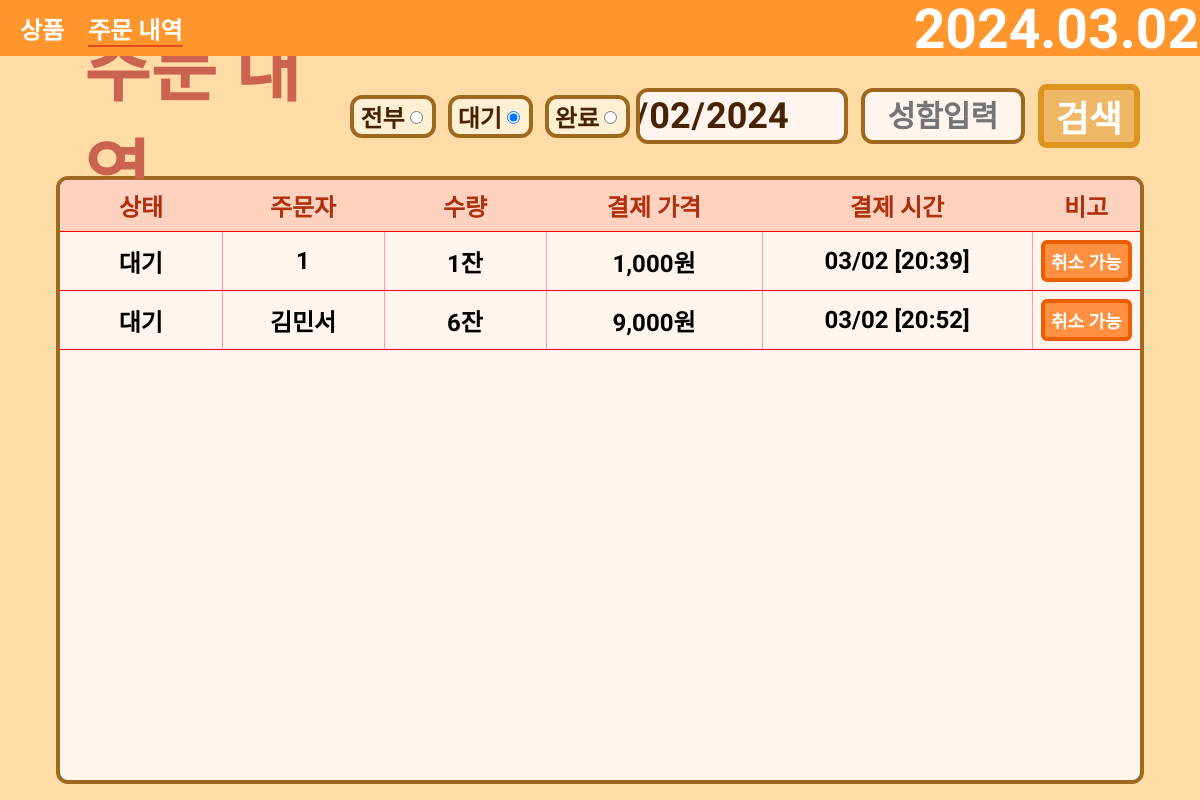
The page /OrderData/ on the database as committed earlier.
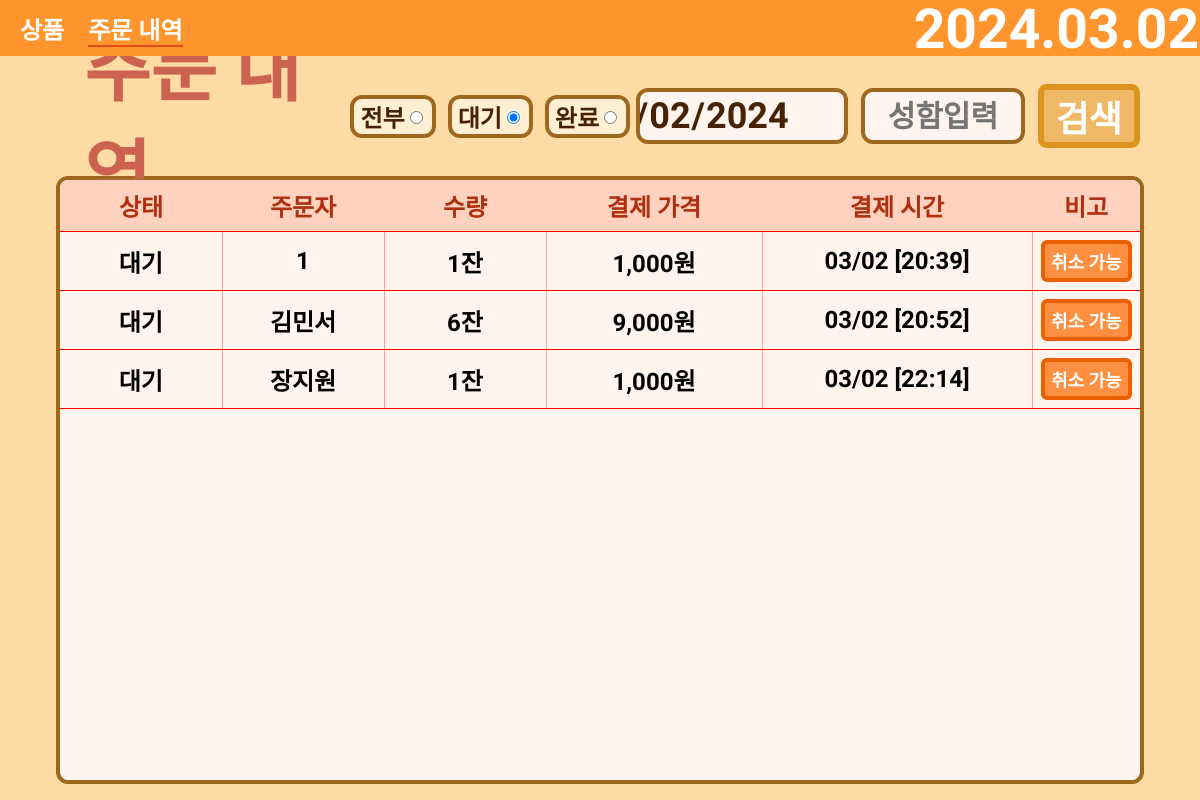
The same page on the database as committed later.
### main/models.py (models this page shows)
class OrderList(models.Model):
    ORDER_STATUS_CHOICES = [
        ('pending', '대기'),
        ('processing', '진행중'),
        ('completed', '완료됨'),
    ]
    order_menu = models.CharField(max_length=255)
    total_price = models.DecimalField(max_digits=10, decimal_places=0, default=0, null=True)
    total_quantity = models.DecimalField(max_digits=10, decimal_places=0, default=0, null=True)
    phone_number = models.CharField(max_length=15, null=True)
    order_name = models.CharField(max_length=255)
    modified_at = models.DateTimeField(auto_now=True)  # 현재 시간으로 기본값 설정
    order_status = models.CharField(max_length=20, choices=ORDER_STATUS_CHOICES, default='pending')

### main/views.py (the view)
# urls.py: path('OrderData/', OrderData.as_view()),
class OrderData(APIView):
    def get(self, request):
        today = timezone.now().date()
        order_list = OrderList.objects.filter(modified_at__date=today)
        context = {
            'today': today,
            'order_list': order_list,
        }
        return render(request, 'main/order_data.html', context)

### templates/main/order_data.html (shortened to what this page needs)
<!DOCTYPE html>
<html lang="en">
<head>
    {% load static %}
    <link rel="stylesheet" type="text/css" href="{% static 'order_data/order_data.css' %}">
</head>
<body>
<div class="app-container">
    <nav class="navbar">
        <div class="logo-section">
            <a class="nav_item" href="/">상품</a>
            <a class="nav_item pick" href="/OrderData">주문 내역</a>
        </div>
        <div class="nav-left">
            <a class="date-time-section" href="/PointExamine">{{ today|date:"Y.m.d" }}</a>
        </div>
    </nav>
</div>
<div class="order-section">
    <div class="order-container">
        <div class="order-header">
            <a class="order-header-left" href="{% url 'download-excel' %}">
                주문 내역
            </a>
            <div class="order-header-right">
                <form class="order-radio">
                    <div class="order-status">
                        <label for="전부">전부</label>
                        <input type="radio" id="전부" name="status" value="">
                    </div>
                    <div class="order-status">
                        <label for="대기">대기</label>
                        <input type="radio" id="대기" name="status" value="대기" checked>
                    </div>
                    <div class="order-status">
                        <label for="완료">완료</label>
                        <input type="radio" id="완료" name="status" value="완료">
                    </div>
                </form>
                <div class="order-input">
                    <input type="date" id="dateInput" class="order-input-select" onclick="OrderDataSearch()">
                    <input type="text" id="nameInput" class="order-input-select name" placeholder="성함입력"
                           onclick="OrderDataSearch()">
                    <div class="order-search" onclick="OrderDataSearch()">검색</div>
                </div>
            </div>
        </div>
        <div class="order-body">
            <table>
                <thead>
                <tr>
                    <th class="order-status-column">상태</th>
                    <th class="order-name-column">주문자</th>
                    <th class="total-quantity-column">수량</th>
                    <th class="total-price-column">결제 가격</th>
                    <th class="modified-at-column">결제 시간</th>
                    <th class="order-etc">비고</th>
                </tr>
                </thead>
                <tbody id="order-data-table">
                {% for data in order_list %}
                <tr>
                    <td class="order-status-column">{{ data.order_status }}</td>
                    <td class="order-name-column">{{ data.order_name }}</td>
                    <td class="total-quantity-column">{{ data.total_quantity }}잔</td>
                    {% load humanize %}
                    <td class="total-price-column">{{ data.total_price|intcomma }}원</td>
                    <td class="modified-at-column">{{ data.modified_at|date:"m/d [H:i]" }}</td>
                    {% if data.order_status == '대기' %}
                    <td class="order-etc">
                        <div class="delete" onclick="order_delete(this)">취소 가능</div>
                    </td>
                    {% else %}
                    <td class="order-etc">
                        <div class="complete">취소 불가</div>
                    </td>
                    {% endif %}
                </tr>
                {% endfor %}
                </tbody>
            </table>
        </div>
    </div>
</div>
</body>
</html>

### static/order_data/order_data.css (style rules this page uses)
:root { --font-googleTitan_One: 'Titan_One', cursive; --font-googleNanum_Pen_Script: 'Nanum_Pen_Script', cursive; --font-googleSingle_Day: 'Single_Day', cursive; --font-googleGamja_Flower: 'Gamja_Flower', cursive; --font-googleDongle-Bold: 'Dongle-Bold', cursive; --font-googleDongle-Light: 'Dongle-Bold', cursive; --font-googleDongle-Regular: 'Dongle-Bold', cursive; }
.navbar { display: flex; justify-content: space-between; align-items: center; height: 7vh; background-color: #ff962d; position: fixed; top: 0; left: 0; right: 0; z-index: 1; }
.nav_item { margin-left: 20px; font-size: 1.5rem; font-weight: bold; color: #ffffff; text-decoration: none; }
.pick { padding-bottom: 0.2vh; border-bottom: 0.2vw solid #e34a1c; }
.nav-left { display: flex; flex-direction: row; justify-content: center; align-items: center; }
.date-time-section { font-size: 2.3vw; font-weight: bold; color: white; margin-right: 6vw; font-family: 'Dongle', sans-serif; scale: 2; text-decoration: none; }
.date-time-section { display: flex; flex-direction: row; align-items: flex-end; }
.order-section { display: flex; flex-direction: column; justify-content: space-between; align-items: center; position: fixed; width: 100%; height: 100%; top: 0; right: 0; background-color: #ffdba5; }
.order-container { position: absolute; top: 7vh; display: flex; flex-direction: column; justify-content: start; align-items: center; width: 90vw; height: 100%; }
.order-header { ; display: flex; flex-direction: row; justify-content: space-between; align-items: center; width: 100%; font-weight: bold; color: #ffffff; margin: 0.5rem 0; }
.order-header-left { color: #cc6351; width: 10vw; font-size: 3vw; font-family: 'Dongle', sans-serif; scale: 2; margin-left: 7vw; text-decoration: none !important; }
.order-header-right { display: flex; flex-direction: row; justify-content: space-between; align-items: center; }
.order-radio { display: flex; flex-direction: row; justify-content: space-between; align-items: center; font-size: 2vw; font-family: 'Gamja Flower', sans-serif; }
.order-status { display: flex; flex-direction: row; justify-content: center; align-items: center; padding: 0 0.5vw; border: 0.4vw solid #9f681f; margin: 0 0.5vw; border-radius: 1vw; background-color: #fff0d3; color: #462304; }
.order-input { display: flex; flex-direction: row; justify-content: space-between; align-items: center; width: 42vw; }
.order-input-select { display: flex; flex-direction: row; justify-content: center; align-items: center; border: 0.4vw solid #9f681f; border-radius: 1vw; background-color: #fff5ee; color: #462304; padding: 0 1vw; font-size: 3vw; height: 4vw; font-family: 'Gamja Flower', sans-serif; font-weight: 600; width: 15vw; }
.name { text-align: center; width: 11vw; font-size: 2.5vw; }
.order-search { display: flex; flex-direction: row; justify-content: center; align-items: center; font-size: 3vw; border: 0.5vw solid #de951f; border-radius: .7vw; background-color: #efb866; text-align: center; font-family: 'Nanum Pen Script', cursive; padding: 0 1vw; }
.order-body { display: flex; flex-direction: column; justify-content: start; align-items: stretch; width: 100%; height: 75vh; border: 0.4vw solid #9f681f; border-radius: 1vw; background-color: #fff5ee; font-family: 'Dongle', sans-serif; overflow-y: auto; }
table { width: 100%; border-collapse: collapse; color: black; }
thead { height: 5vh; }
thead th { position: sticky; top: 0; background-color: #ffd2c0; z-index: 1; font-family: 'Gamja Flower', sans-serif; font-size: 2vw; color: #af300e; }
th, td { text-align: center; padding: 8px; border-bottom: 1px solid #ff0000; font-size: 2vw; font-weight: 600; font-family: "Gowun Dodum", sans-serif; font-style: normal; }
th { background-color: #f2f2f2; }
td:not(:last-child) { border-right: 1px solid #ff9c9c; }
tr { width: 100%; }
.order-status-column { width: 15% !important; }
.order-name-column { width: 15% !important; }
.total-quantity-column { width: 15% !important; }
.total-price-column { width: 20% !important; }
.modified-at-column { width: 25% !important; }
.order-etc { width: 10% !important; }
.delete { font-size: 1.5vw; display: flex; flex-direction: row; justify-content: center; align-items: center; border: 4px solid #ec5f00; border-radius: 0.5vw; background-color: #ff9041; color: #ffffff; padding: 0.5vh 0; font-weight: bold; transition: all 0.4s; }

Rows that differ between the two databases and show on the page:
added OrderList: order_status "대기", order_name "장지원", total_quantity "1", total_price "1,000", modified_at "03/02 [22:14]", shows "취소 가능"
